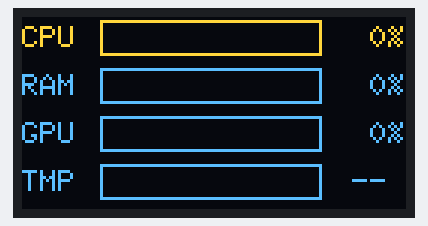
Bench run of a sketch on a simulated ESP32. Parts: 128×64 one-colour display. The OLED is the two-colour kind (top 16 rows yellow); WiFi joins after 1.5 s; servers stay silent unless stated; what the sketch prints to the serial monitor is not drawn.

Above: at 1.7 s.
At 3.3 s:
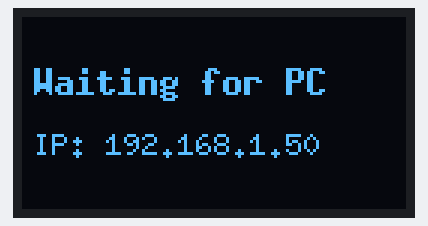

Measured:
- what the display in image 0 shows lasts 1.6 s, from 1.7 s to 3.3 s

The sketch:

esp32_pc_monitor_wifi.ino
```cpp
// ESP32 + SH1106 (128x64, I2C) PC stats monitor over WiFi (UDP)
// Library needed: U8g2 (Arduino Library Manager)
// Wiring: SH1106 VCC->3V3, GND->GND, SDA->GPIO21, SCL->GPIO22
//
// Receives UDP packets like:  C:23,R:45,G:12,T:65

#include <Arduino.h>
#include <U8g2lib.h>
#include <Wire.h>
#include <WiFi.h>
#include <WiFiUdp.h>

const char *WIFI_SSID = "YOUR_WIFI_SSID";
const char *WIFI_PASS = "YOUR_WIFI_PASSWORD";
const uint16_t UDP_PORT = 4210;

U8G2_SH1106_128X64_NONAME_F_HW_I2C u8g2(U8G2_R0, U8X8_PIN_NONE);
WiFiUDP udp;

int cpu = 0, ram = 0, gpu = 0, gtemp = -1;
unsigned long lastData = 0;

void drawRow(int y, const char *label, int pct, const char *txt) {
  pct = constrain(pct, 0, 100);
  u8g2.setFont(u8g2_font_6x10_tr);
  u8g2.drawStr(0, y + 9, label);

  const int bx = 26, bw = 74, bh = 12;
  u8g2.drawFrame(bx, y, bw, bh);
  u8g2.drawBox(bx + 2, y + 2, ((bw - 4) * pct) / 100, bh - 4);

  u8g2.drawStr(104, y + 9, txt);
}

void showMessage(const char *l1, const char *l2) {
  u8g2.clearBuffer();
  u8g2.setFont(u8g2_font_7x13B_tr);
  u8g2.drawStr(4, 26, l1);
  u8g2.setFont(u8g2_font_6x10_tr);
  u8g2.drawStr(4, 46, l2);
  u8g2.sendBuffer();
}

void render() {
  if (WiFi.status() != WL_CONNECTED) {
    showMessage("WiFi lost...", "Reconnecting");
    return;
  }
  if (millis() - lastData > 3000) {
    String ip = "IP: " + WiFi.localIP().toString();
    showMessage("Waiting for PC", ip.c_str());
    return;
  }

  char t[8];
  u8g2.clearBuffer();

  snprintf(t, sizeof(t), "%3d%%", cpu);
  drawRow(1, "CPU", cpu, t);

  snprintf(t, sizeof(t), "%3d%%", ram);
  drawRow(17, "RAM", ram, t);

  snprintf(t, sizeof(t), "%3d%%", gpu);
  drawRow(33, "GPU", gpu, t);

  if (gtemp >= 0) snprintf(t, sizeof(t), "%3dC", gtemp);
  else            snprintf(t, sizeof(t), " -- ");
  drawRow(49, "TMP", gtemp >= 0 ? gtemp : 0, t);  // bar = 0-100 C

  u8g2.sendBuffer();
}

void connectWifi() {
  showMessage("Connecting WiFi", WIFI_SSID);
  WiFi.mode(WIFI_STA);
  WiFi.setSleep(false);  // lower latency
  WiFi.begin(WIFI_SSID, WIFI_PASS);
  unsigned long t = millis();
  while (WiFi.status() != WL_CONNECTED && millis() - t < 15000) delay(200);
}

void setup() {
  Serial.begin(115200);
  u8g2.begin();
  u8g2.setBusClock(400000);
  connectWifi();
  udp.begin(UDP_PORT);
  Serial.println(WiFi.localIP());
}

void loop() {
  if (WiFi.status() != WL_CONNECTED) {
    static unsigned long lastTry = 0;
    if (millis() - lastTry > 5000) {
      lastTry = millis();
      WiFi.reconnect();
    }
  }

  bool updated = false;
  int size = udp.parsePacket();
  if (size > 0) {
    char pkt[64];
    int n = udp.read(pkt, sizeof(pkt) - 1);
    pkt[n > 0 ? n : 0] = 0;
    int c, r, g, t;
    int got = sscanf(pkt, "C:%d,R:%d,G:%d,T:%d", &c, &r, &g, &t);
    if (got >= 3) {
      cpu = c; ram = r; gpu = g;
      gtemp = (got == 4) ? t : -1;
      lastData = millis();
      updated = true;
    }
  }

  static unsigned long lastDraw = 0;
  if (updated || millis() - lastDraw > 500) {
    render();
    lastDraw = millis();
  }
}
```
